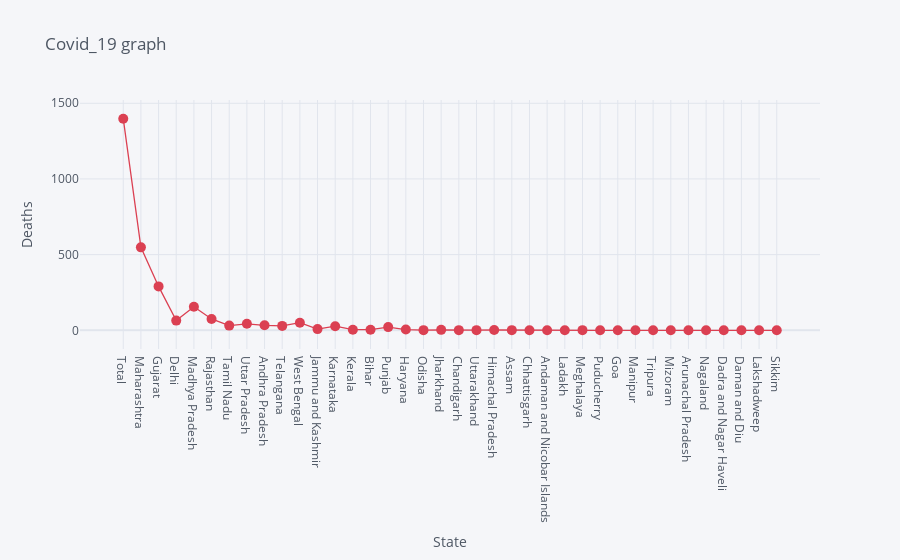

This figure's notebook cell:
### Markdown cell above
# Deceased per State

### Code cell
df.iplot(kind= 'scatter', x= 'State', y='Deaths', mode= 'markers+lines', title= 'Covid_19 graph', xTitle= 'State', yTitle= 'Deaths', color= 'red', size= 10)

### Figure 1 — Plotly figure (JSON) as saved in the notebook; plotly's stock layout.template omitted (floating-point values rounded to 4 significant figures)
{"data": [{"line": {"color": "rgba(219, 64, 82, 1.0)", "dash": "solid", "shape": "linear", "width": 1.3}, "marker": {"size": 10, "symbol": "circle"}, "mode": "markers+lines", "name": "Deaths", "text": "", "type": "scatter", "x": ["Total", "Maharashtra", "Gujarat", "Delhi", "Madhya Pradesh", "Rajasthan", "Tamil Nadu", "Uttar Pradesh", "Andhra Pradesh", "Telangana", "West Bengal", "Jammu and Kashmir", "Karnataka", "Kerala", "Bihar", "Punjab", "Haryana", "Odisha", "Jharkhand", "Chandigarh", "Uttarakhand", "Himachal Pradesh", "Assam", "Chhattisgarh", "Andaman and Nicobar Islands", "Ladakh", "Meghalaya", "Puducherry", "Goa", "Manipur", "Tripura", "Mizoram", "Arunachal Pradesh", "Nagaland", "Dadra and Nagar Haveli", "Daman and Diu", "Lakshadweep", "Sikkim"], "y": [1398, 548, 290, 64, 156, 75, 31, 43, 33, 29, 50, 8, 27, 4, 4, 21, 5, 1, 3, 1, 1, 2, 1, 0, 0, 0, 1, 0, 0, 0, 0, 0, 0, 0, 0, 0, 0, 0]}], "layout": {"legend": {"bgcolor": "#F5F6F9", "font": {"color": "#4D5663"}}, "paper_bgcolor": "#F5F6F9", "plot_bgcolor": "#F5F6F9", "title": {"font": {"color": "#4D5663"}, "text": "Covid_19 graph"}, "xaxis": {"gridcolor": "#E1E5ED", "showgrid": true, "tickfont": {"color": "#4D5663"}, "title": {"font": {"color": "#4D5663"}, "text": "State"}, "zerolinecolor": "#E1E5ED"}, "yaxis": {"gridcolor": "#E1E5ED", "showgrid": true, "tickfont": {"color": "#4D5663"}, "title": {"font": {"color": "#4D5663"}, "text": "Deaths"}, "zerolinecolor": "#E1E5ED"}}}
